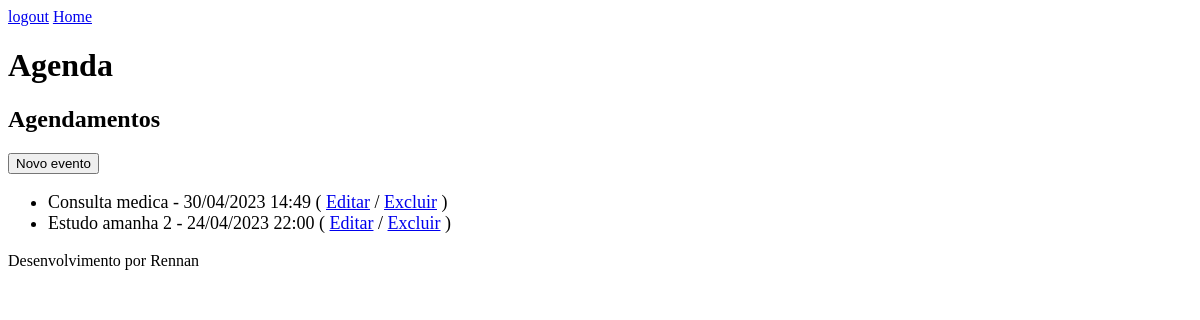
The page /agenda/ (signed in) on the database as committed earlier.
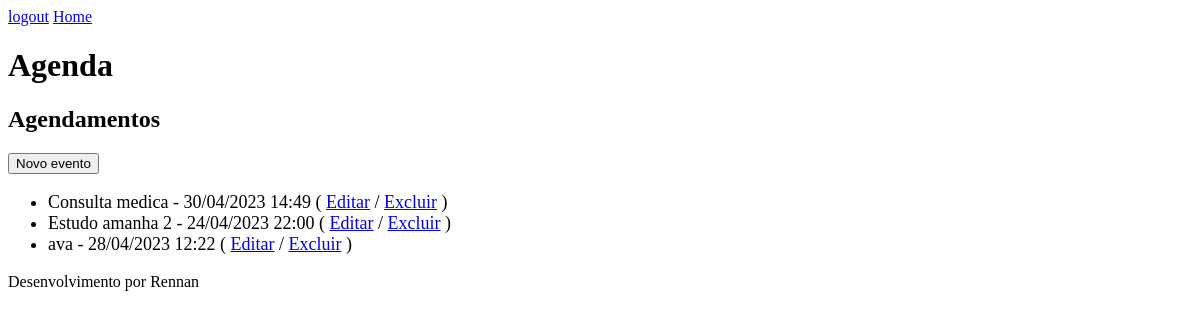
The same page on the database as committed later.
### core/models.py (models this page shows, shortened)
class Evento(models.Model):
    titulo = models.CharField(max_length=100)
    descricao = models.TextField(blank=True, null=True)
    data_evento = models.DateTimeField(verbose_name='Data do evento')
    data_criacao = models.DateTimeField(auto_now=True)
    usuario = models.ForeignKey(User, on_delete=models.CASCADE)
    local = models.CharField(blank=True, null=True, max_length=150)
    class Meta:
        db_table = 'evento'
    def get_data_evento(self):
        return self.data_evento.strftime('%d/%m/%Y %H:%M')
    def get_evento_atrasado(self):
        if self.data_evento < datetime.now():
            return True
        else:
            return False

### core/views.py (the view)
# urls.py: path('agenda/', views.lista_eventos, name='agenda'),
@login_required(login_url='/login/')
def lista_eventos(request):
    usuario = request.user
    data_atual = datetime.now() - timedelta(hours=1)
    evento = Evento.objects.filter(usuario=usuario,
                                   data_evento__gt = data_atual)
    context = {
        'eventos': evento
                }
    return render(request, 'agenda.html', context)

### core/templates/agenda.html
{% extends "model-page.html" %}
{% block content %}
    <h2>Agendamentos</h2>
    <a href='evento/'>
    <button type='button'>Novo evento</button>
    </a>
    <ul style="font-size: 18px">
    {% for evento in eventos %}
        <li>
            <div style={% if evento.get_evento_atrasado %} "color:red" {% endif %}>
                {{ evento.titulo }} - {{ evento.get_data_evento }} (
                <a href='evento/?id={{ evento.id }}'>Editar</a> /
                <a href='evento/delete/{{ evento.id }}'>Excluir</a> )
            </div>
        </li>
    {% endfor %}
    </ul>
{% endblock %}

### core/templates/model-page.html
<!DOCTYPE html>
<html lang="en">
<head>
    {% include "model-header.html" %}
</head>
<body>
    {% block content %} {% endblock %}
    {% include "model-footer.html" %}
</body>
</html>

### core/templates/model-header.html (shortened to what this page needs)
<a href="/logout">logout</a>
<a href="/">Home</a>
<h1>Agenda</h1>

### core/templates/model-footer.html
<p>Desenvolvimento por Rennan</p>

Rows that differ between the two databases and show on the page:
added Evento: titulo "ava", get_data_evento "28/04/2023 12:22"
